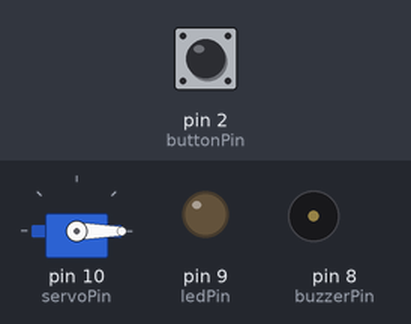
This sketch was run on a simulated Arduino Uno, built with avr-gcc and run on an emulated ATmega328P. Parts: servo, output pins drawn as LEDs (lit = HIGH), buzzer (waves = sounding, pin HIGH). The test bench sets the inputs (shaded band); at power-on: pin 2 (buttonPin) HIGH.

Above: at 1.2 s.
1.3 s: pin 2 (buttonPin) pulled LOW for 0.15 s
At 1.38 s:
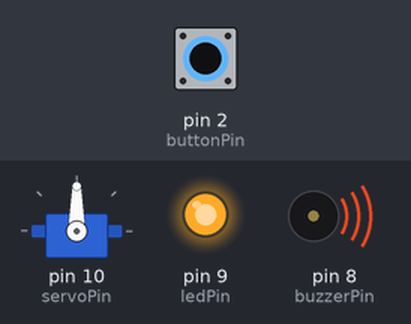
2.9 s: pin 2 (buttonPin) pulled LOW for 1 s
At 4.7 s:
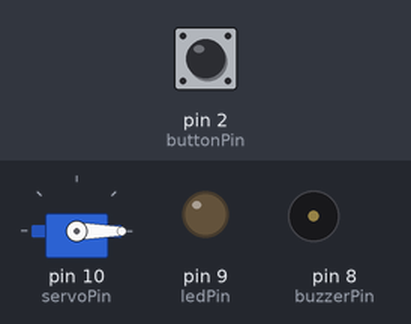
5.4 s: pin 2 (buttonPin) pulled LOW for 3.2 s
At 5.8 s:
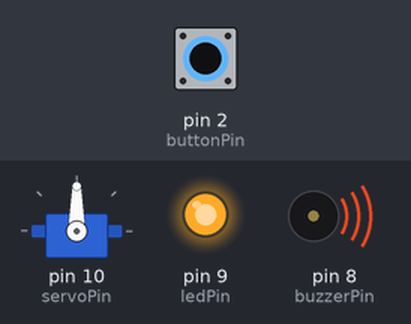
Timing chart, 0 to 10.1 s (numbered marks = the images above; inputs shaded):
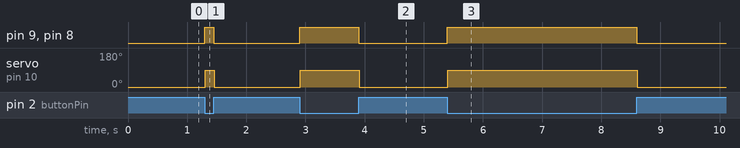

Measured:
- after the input at 1.3 s, pin 9 (ledPin), pin 8 (buzzerPin): LOW → HIGH at once, → LOW 0.15 s later; servo on pin 10 (servoPin): 0° → 90° at once, → 0° 0.14 s later
- after the input at 2.9 s, pin 9 (ledPin), pin 8 (buzzerPin): LOW → HIGH at once, → LOW 1.0 s later; servo on pin 10 (servoPin): 0° → 90° at once, → 0° 0.99 s later
- after the input at 5.4 s, pin 9 (ledPin), pin 8 (buzzerPin): LOW → HIGH at once, → LOW 3.2 s later; servo on pin 10 (servoPin): 0° → 90° at once, → 0° 3.2 s later

The sketch:

BuzzerLEDServoandButton.ino.ino
```cpp
#include <Servo.h>

// Pin definitions
const int buttonPin = 2;
const int buzzerPin = 8;
const int ledPin = 9;
const int servoPin = 10;

// Servo object
Servo myServo;

// Angle tracking
int currentAngle = 0;
int targetAngle = 0;

// Speed control (delay between degree steps in milliseconds)
int speedDelay = 0.1;  // Increase for slower movement, decrease for faster

void setup() {
  pinMode(buttonPin, INPUT_PULLUP);
  pinMode(buzzerPin, OUTPUT);
  pinMode(ledPin, OUTPUT);
  myServo.attach(servoPin);
  myServo.write(currentAngle);  // Start at 0 degrees
}

void loop() {
  int buttonState = digitalRead(buttonPin);

  if (buttonState == LOW) {
    digitalWrite(buzzerPin, HIGH);
    digitalWrite(ledPin, HIGH);
    targetAngle = 90;  // Move to 90 degrees
  } else {
    digitalWrite(buzzerPin, LOW);
    digitalWrite(ledPin, LOW);
    targetAngle = 0;   // Move back to 0 degrees
  }

  // Move servo toward target angle slowly
  if (currentAngle < targetAngle) {
    currentAngle++;
    myServo.write(currentAngle);
    delay(speedDelay);
  } else if (currentAngle > targetAngle) {
    currentAngle--;
    myServo.write(currentAngle);
    delay(speedDelay);
  }
}
```
